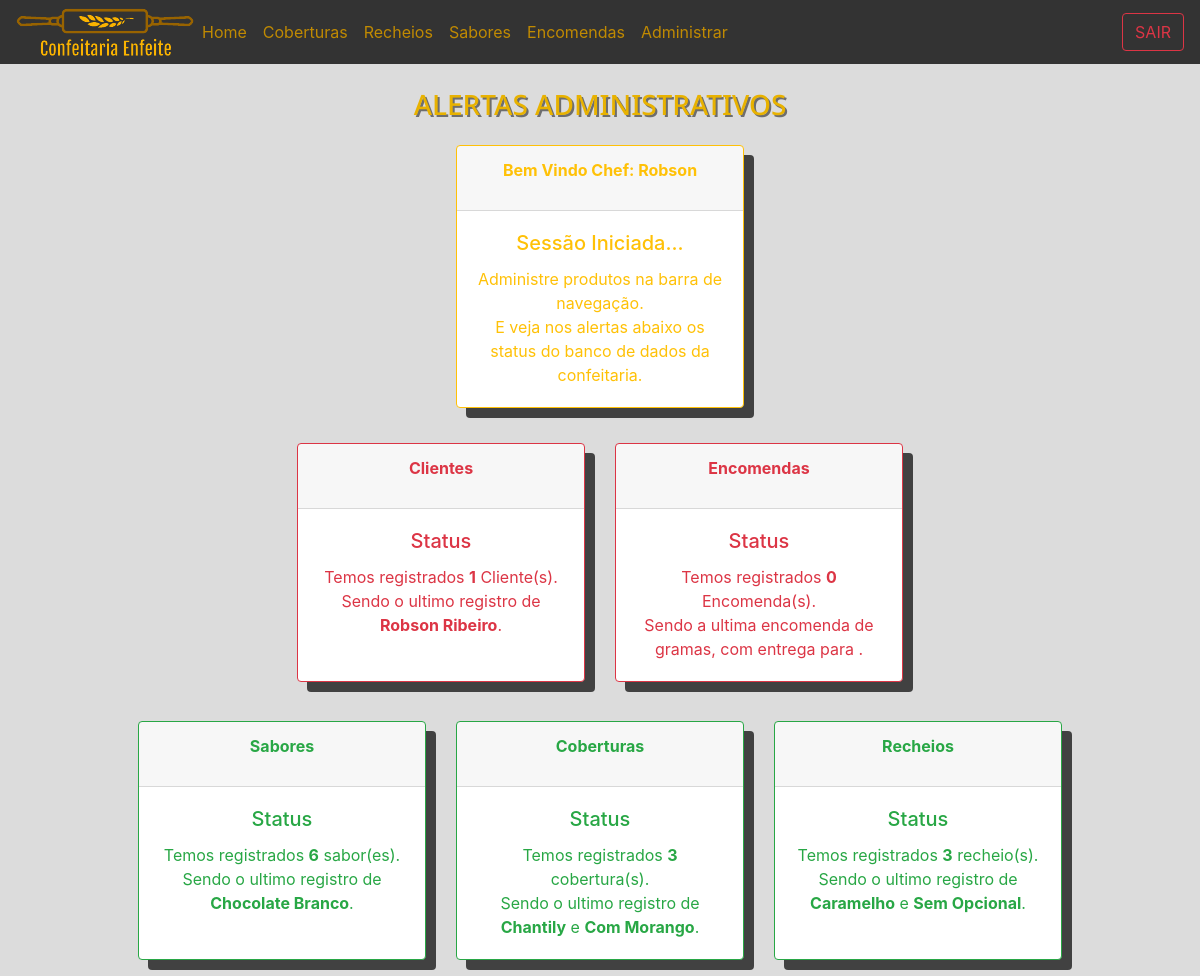
The app's page /admin/index-admin.php (signed in) with its own data.
### tables this page shows
CREATE TABLE `funcionario` (
  `id_funcionario` int(10) UNSIGNED NOT NULL,
  `nome_funcionario` varchar(40) DEFAULT NULL,
  `cpf_funcionario` varchar(24) NOT NULL,
  `cargo_funcionario` varchar(40) DEFAULT NULL,
  `sexo_funcionario` varchar(2) DEFAULT NULL,
  `senha_funcionario` varchar(32) DEFAULT NULL,
  `cep_funcionario` varchar(15) DEFAULT NULL,
  `endereco_funcionario` varchar(255) DEFAULT NULL,
  `cidade_funcionario` varchar(40) DEFAULT NULL,
  `uf_funcionario` char(2) DEFAULT NULL,
  `telefone_funcionario` varchar(20) DEFAULT NULL,
  `numero_funcionario` int(10) NOT NULL,
  `complemento_funcionario` varchar(12) NOT NULL
);

CREATE TABLE `client` (
  `id_client` int(10) UNSIGNED NOT NULL,
  `nome_client` varchar(80) DEFAULT NULL,
  `cpf_client` varchar(24) DEFAULT NULL,
  `cep_client` varchar(10) DEFAULT NULL,
  `endereco_client` varchar(80) DEFAULT NULL,
  `cidade_client` varchar(40) DEFAULT NULL,
  `uf_client` char(2) DEFAULT NULL,
  `numero_client` char(4) DEFAULT NULL,
  `complemento_client` varchar(20) DEFAULT NULL,
  `telefone_client` varchar(24) DEFAULT NULL,
  `senha_client` varchar(32) DEFAULT NULL
);

CREATE TABLE `sabor` (
  `id_sabor` int(10) UNSIGNED NOT NULL,
  `nome_sabor` varchar(40) DEFAULT NULL
);

CREATE TABLE `cobertura` (
  `id_cobertura` int(10) UNSIGNED NOT NULL,
  `sabor_cobertura` varchar(40) DEFAULT NULL,
  `opcionais_cobertura` varchar(40) DEFAULT NULL
);

CREATE TABLE `recheio` (
  `id_recheio` int(10) UNSIGNED NOT NULL,
  `sabor_recheio` varchar(40) DEFAULT NULL,
  `opcionais_recheio` varchar(40) DEFAULT NULL
);

### admin/dashboard-admin.php (the view, shortened to what this page needs)
<?php
    $name = "SELECT * FROM funcionario WHERE cpf_funcionario = '{$_SESSION['funcionario']}'";
    $result = $conn->query($name) or die ($conn->error);
    $ecu = $result->fetch_assoc();
?>
<?php
    $sqlclient = "SELECT * FROM client ORDER BY id_client DESC";
    $resclient = $conn->query($sqlclient) or die ($conn->error);
    $qtdclient = $resclient->num_rows;
    $rowclient = $resclient->fetch_assoc();
?>
<?php
    $sqlpedido = "SELECT * FROM pedido ORDER BY id_pedido DESC";
    $respedido = $conn->query($sqlpedido) or die ($conn->error);
    $qtdpedido = $respedido->num_rows;
?>
<?php
    $sqlsabor = "SELECT * FROM sabor ORDER BY id_sabor DESC";
    $ressabor = $conn->query($sqlsabor) or die ($conn->error);
    $qtdsabor = $ressabor->num_rows;
    $rowsabor = $ressabor->fetch_assoc();
?>
<?php
    $sqlcob = "SELECT * FROM cobertura ORDER BY id_cobertura DESC";
    $rescob = $conn->query($sqlcob) or die ($conn->error);
    $qtdcob = $rescob->num_rows;
    $rowcob = $rescob->fetch_assoc();
?>
<?php
    $sqlrec = "SELECT * FROM recheio ORDER BY id_recheio DESC";
    $resrec = $conn->query($sqlrec) or die ($conn->error);
    $qtdrec = $resrec->num_rows;
    $rowrec = $resrec->fetch_assoc();
?>
<div id="body" class="container-fluid" style="margin-top:2%">
    <center><h3>ALERTAS ADMINISTRATIVOS</h3>
        <div class="card border-warning mb-3" style="max-width: 18rem; box-shadow: 10px 10px rgba(0,0,0,0.7);">
            <div class="card-header">
                <p style="color: #ffc107;font-weight: bold; text-align: center;">Bem Vindo <?php print $ecu["cargo_funcionario"].": ".$ecu["nome_funcionario"];?></p>
            </div>
            <div class="card-body text-warning">
                <h5 class="card-title">Sessão Iniciada...</h5>
                <p class="card-text">Administre produtos na barra de navegação.<br/> E veja nos alertas abaixo os status do banco de dados da confeitaria.</p>
            </div>
        </div></center>
    <center>
    <div class="card-deck justify-content-center" style="margin-top: 3%;">
        <div class="card border-danger mb-3" style="max-width: 18rem; box-shadow: 10px 10px rgba(0,0,0,0.7);">
            <div class="card-header">
                <p style="color: #dc3545;font-weight: bold; text-align: center;">Clientes</p>
            </div>
            <div class="card-body text-danger">
                <h5 class="card-title" style="text-align: center;">Status</h5>
                <p class="card-text" style="text-align: center;">Temos registrados <?php print("<b>".$qtdclient."</b>");?> Cliente(s).<br/> Sendo o ultimo registro de <br/> <?php print("<b>".$rowclient["nome_client"]."</b>");?>.</p>
            </div>
        </div>
        <div class="card border-danger mb-3" style="max-width: 18rem; box-shadow: 10px 10px rgba(0,0,0,0.7);">
            <div class="card-header">
                <p style="color: #dc3545;font-weight: bold; text-align: center;">Encomendas</p>
            </div>
            <div class="card-body text-danger">
                <h5 class="card-title" style="text-align: center;">Status</h5>
                <p class="card-text" style="text-align: center;">Temos registrados <?php print("<b>".$qtdpedido."</b>");?> Encomenda(s). <br/>Sendo a ultima encomenda de  gramas, com entrega para  .</p>
            </div>
        </div>
    </div></center>
    <center>
    <div class="card-deck justify-content-center" style="margin-top: 2%;">
        <div class="card border-success mb-3" style="max-width: 18rem; box-shadow: 10px 10px rgba(0,0,0,0.7);">
            <div class="card-header">
                <p style="color: #28a745;font-weight: bold; text-align: center;">Sabores</p>
            </div>
            <div class="card-body text-success">
                <h5 class="card-title" style="text-align: center;">Status</h5>
                <p class="card-text" style="text-align: center;">Temos registrados <?php print("<b>".$qtdsabor."</b>");?> sabor(es).<br/> Sendo o ultimo registro de <br/> <?php print("<b>".$rowsabor["nome_sabor"]."</b>");?>.</p>
            </div>
        </div>
        <div class="card border-success mb-3" style="max-width: 18rem; box-shadow: 10px 10px rgba(0,0,0,0.7);">
            <div class="card-header">
                <p style="color: #28a745;font-weight: bold; text-align: center;">Coberturas</p>
            </div>
            <div class="card-body text-success">
                <h5 class="card-title" style="text-align: center;">Status</h5>
                <p class="card-text" style="text-align: center;">Temos registrados <?php print("<b>".$qtdcob."</b>");?> cobertura(s).<br/> Sendo o ultimo registro de <br/> <?php print("<b>".$rowcob["sabor_cobertura"]."</b> e <b>".$rowcob["opcionais_cobertura"]."</b>");?>.</p>
            </div>
        </div>
        <div class="card border-success mb-3" style="max-width: 18rem; box-shadow: 10px 10px rgba(0,0,0,0.7);">
            <div class="card-header">
                <p style="color: #28a745;font-weight: bold; text-align: center;">Recheios</p>
            </div>
            <div class="card-body text-success">
                <h5 class="card-title" style="text-align: center;">Status</h5>
                <p class="card-text" style="text-align: center;">Temos registrados <?php print("<b>".$qtdrec."</b>");?> recheio(s).<br/> Sendo o ultimo registro de <br/> <?php print("<b>".$rowrec["sabor_recheio"]."</b> e <b>".$rowrec["opcionais_recheio"]."</b>");?>.</p>
            </div>
        </div>
    </div></center>
</div>

### admin/index-admin.php (shortened to what this page needs)
<!doctype html>
<html lang="PT-BR">
  <head>
    <link rel="stylesheet" href="https://stackpath.bootstrapcdn.com/bootstrap/4.1.3/css/bootstrap.min.css">
    <link rel="stylesheet" href="http://cdnjs.cloudflare.com/ajax/libs/font-awesome/4.6.3/css/font-awesome.min.css">
    <link rel="stylesheet" href="https://use.fontawesome.com/releases/v5.5.0/css/all.css">
</head>
  <body>
        <nav class="navbar static-top navbar-expand-lg navbar" style="background-color: #333333;">
            <img src="../img/logo.png"/>
            <div class="collapse navbar-collapse" id="navbarNav">
                <ul class="navbar-nav mr-auto">
                   <li class="nav-item">
                        <a id="link" class="nav-link" href="index-admin.php">Home</a>
                    </li>
                   <li class="nav-item">
                        <a id="link" class="nav-link" href="index-admin.php?pageadm=cad-core">Coberturas</a>
                    </li>
                    <li class="nav-item">
                        <a id="link" class="nav-link" href="index-admin.php?pageadm=cad-rec">Recheios</a>
                    </li>
                    <li class="nav-item">
                        <a id="link" class="nav-link" href="index-admin.php?pageadm=cad-sab">Sabores</a>
                    </li>
                    <li class="nav-item">
                        <a id="link" class="nav-link" href="index-admin.php?pageadm=list-pedido">Encomendas</a>
                    </li>
                    <li class="nav-item">
                        <a id="link" class="nav-link" href="index-admin.php?pageadm=login-boss">Administrar</a>
                    </li>
                </ul>
                <form class="form-inline">
                    <a class="btn btn-outline-danger  my-2 my-sm-0" href="?pageadm=exit-funcio">SAIR</a>
                </form>
            </div>
        </nav>
<?php
		include("config-admin.php");
?>
</body>
</html>

### admin/config-admin.php (shortened to what this page needs)
<?php
    $host = "localhost";
    $user = "root";
    $pass = "";
    $db   = "bolo";
    $conn = new mysqli($host, $user, $pass, $db);
    switch (@$_REQUEST["pageadm"]){
    default:
        include("dashboard-admin.php");
    break;
    }
?>

### admin/index-admin.php (style rules this page uses)
a#link { color:#c08a02; }
body { background-color: #FFFFFF; }

### admin/dashboard-admin.php (style rules this page uses)
body { background-color: #DCDCDC; }
h3 { color:#e8b200; font-family: 'Noto Sans', sans-serif; text-shadow: 2px 2px rgba(0,0,0,0.5); margin-bottom: 2%; }

### records on screen
funcionario: cargo_funcionario "Chef", nome_funcionario "Robson"
client: nome_client "Robson Ribeiro"
sabor: nome_sabor "Chocolate Branco"
cobertura: sabor_cobertura "Chantily", opcionais_cobertura "Com Morango"
recheio: sabor_recheio "Caramelho", opcionais_recheio "Sem Opcional"

### other values on screen
$qtdclient "1"
$qtdpedido "0"
$qtdsabor "6"
$qtdcob "3"
$qtdrec "3"
